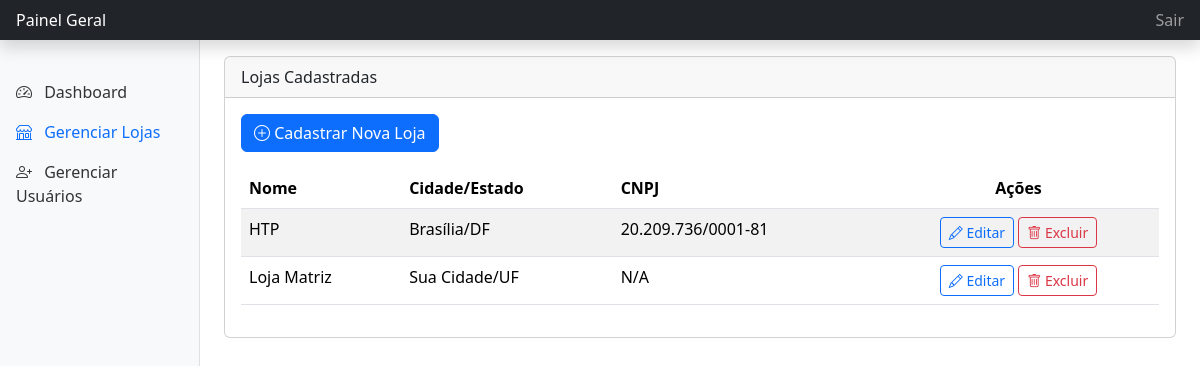
The app's page /gerente-geral/lojas (signed in) with its own data.
### app/models.py (models this page shows, shortened)
class Loja(db.Model):
    id = db.Column(db.Integer, primary_key=True)
    nome = db.Column(db.String(100), unique=True, nullable=False)
    cnpj = db.Column(db.String(18), unique=True, nullable=True)
    endereco = db.Column(db.String(255))
    cidade = db.Column(db.String(100))
    estado = db.Column(db.String(2))
    usuarios = db.relationship('Usuario', backref='loja', lazy=True)
    produtos = db.relationship('Produto', backref='loja', lazy=True)

### app/routes.py (the view, shortened to what this page needs)
@routes.route('/gerente-geral/lojas', methods=['GET', 'POST'])
@login_required
def gerenciar_lojas():
    if current_user.role != 'gerente_geral': return redirect(url_for('routes.index'))
    lojas = Loja.query.order_by(Loja.nome).all()
    return render_template('gerente_geral/gerenciar_lojas.html', lojas=lojas)

### app/models.py (called while the page is built)
@login_manager.user_loader
def load_user(user_id):
    return Usuario.query.get(int(user_id))

### app/templates/gerente_geral/gerenciar_lojas.html (shortened to what this page needs)
{% extends 'gerente_geral/base_gg.html' %}
{% block content %}
<div class="row g-4">
    <div class="col-12">
        <div class="card">
            <div class="card-header">
                Lojas Cadastradas
            </div>
            <div class="card-body">
                <div class="mb-3">
                    <button class="btn btn-primary" data-bs-toggle="modal" data-bs-target="#createModal">
                        <i class="bi bi-plus-circle"></i> Cadastrar Nova Loja
                    </button>
                </div>
                <div class="table-responsive">
                    <table class="table table-striped table-hover">
                        <thead>
                            <tr>
                                <th>Nome</th>
                                <th>Cidade/Estado</th>
                                <th>CNPJ</th>
                                <th class="text-center">Ações</th>
                            </tr>
                        </thead>
                        <tbody>
                            {% for loja in lojas %}
                            <tr>
                                <td>{{ loja.nome }}</td>
                                <td>{{ loja.cidade or 'N/A' }}/{{ loja.estado or 'N/A' }}</td>
                                <td>{{ loja.cnpj or 'N/A' }}</td>
                                <td class="text-center">
                                    <button class="btn btn-sm btn-outline-primary" data-bs-toggle="modal" data-bs-target="#editModal-{{ loja.id }}"><i class="bi bi-pencil"></i> Editar</button>
                                    <button class="btn btn-sm btn-outline-danger" data-bs-toggle="modal" data-bs-target="#deleteModal-{{ loja.id }}"><i class="bi bi-trash"></i> Excluir</button>
                                </td>
                            </tr>
                            {% else %}
                            <tr>
                                <td colspan="4" class="text-center">Nenhuma loja cadastrada.</td>
                            </tr>
                            {% endfor %}
                        </tbody>
                    </table>
                </div>
            </div>
        </div>
    </div>
</div>
{% endblock %}

### records on screen
Loja: nome "HTP", cidade "Brasília", estado "DF", cnpj "20.209.736/0001-81"
Loja: nome "Loja Matriz", cidade "Sua Cidade", estado "UF", cnpj "N/A"
